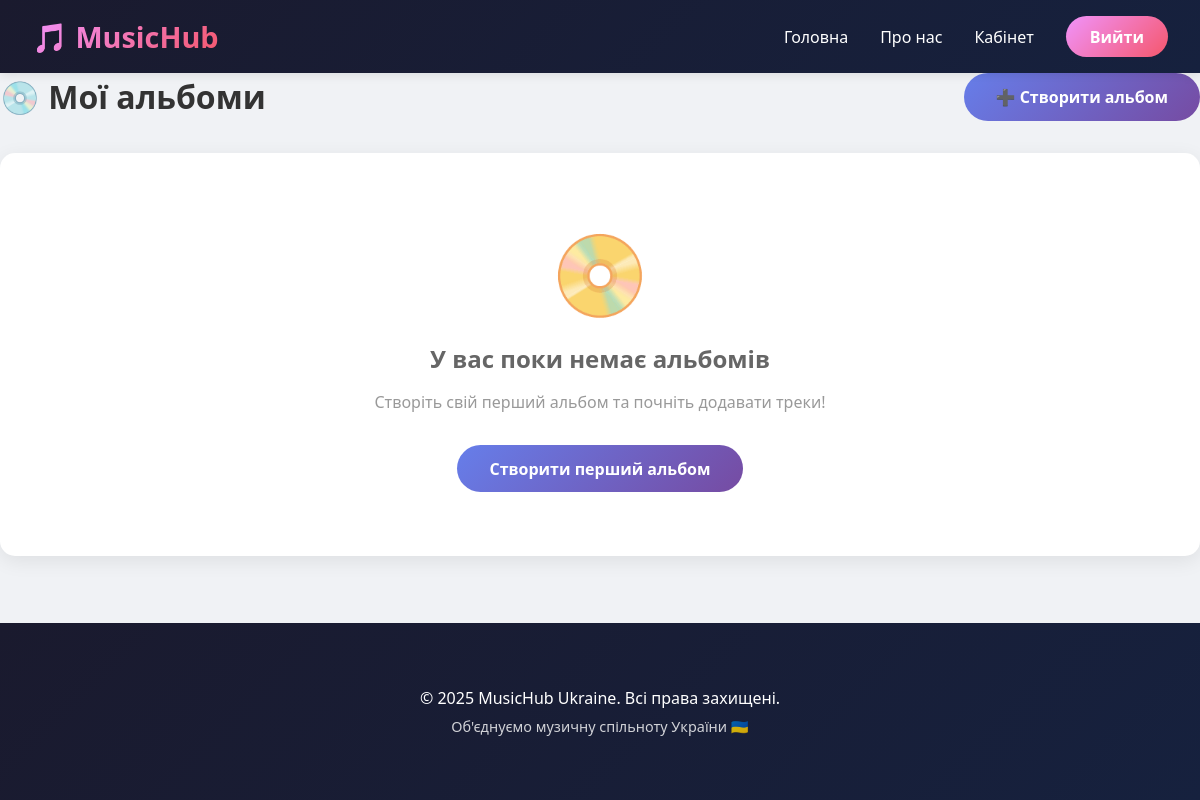
Page /albums/ (signed in) on the earlier database version.
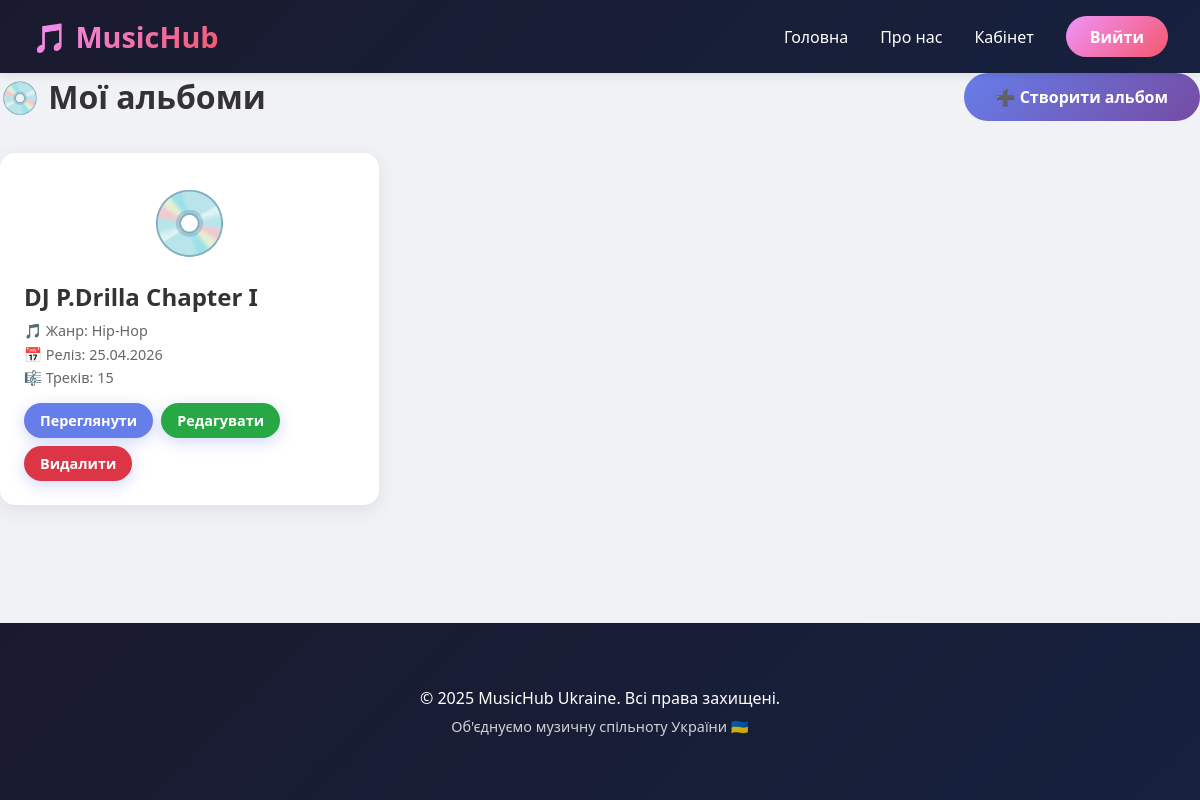
Same page on the later database version.
### music/models.py (models this page shows, shortened)
class Album(models.Model):
    title = models.CharField(max_length=200)
    artist = models.ForeignKey(User, on_delete=models.CASCADE, limit_choices_to={'role': 'artist'})
    release_date = models.DateField()
    genre = models.ForeignKey(Genre, on_delete=models.SET_NULL, null=True)
    description = models.TextField(blank=True)
    created_at = models.DateTimeField(auto_now_add=True)

class Genre(models.Model):
    name = models.CharField(max_length=100, unique=True)
    description = models.TextField(blank=True)
    created_at = models.DateTimeField(auto_now_add=True)

### music/views.py (the view)
# urls.py: path('albums/', views.album_list, name='album_list'),
@login_required
def album_list(request):
    if request.user.role != 'artist':
        messages.error(request, 'У вас немає доступу до цієї сторінки')
        return redirect('music:dashboard')
    albums = Album.objects.filter(artist=request.user).annotate(
        tracks_count=Count('tracks')
    ).order_by('-created_at')
    context = {'albums': albums}
    return render(request, 'music/album_list.html', context)

### music/templates/music/album_list.html (shortened to what this page needs)
{% extends "music/base.html" %}
{% block content %}
<div class="albums-container">
    <div class="page-header">
        <h1>💿 Мої альбоми</h1>
        <a href="{% url 'music:album_create' %}" class="btn-primary">➕ Створити альбом</a>
    </div>
    {% if albums %}
    <div class="albums-grid">
        {% for album in albums %}
        <div class="album-card">
            <div class="album-icon">💿</div>
            <h3 class="album-title">{{ album.title }}</h3>
            <div class="album-info">
                <span>🎵 Жанр: {{ album.genre.name|default:"Не вказано" }}</span>
                <span>📅 Реліз: {{ album.release_date|date:"d.m.Y" }}</span>
                <span>🎼 Треків: {{ album.tracks_count }}</span>
            </div>
            <div class="album-actions">
                <a href="{% url 'music:album_detail' album.pk %}" class="btn btn-view">Переглянути</a>
                <a href="{% url 'music:album_update' album.pk %}" class="btn btn-edit">Редагувати</a>
                <a href="{% url 'music:album_delete' album.pk %}" class="btn btn-delete">Видалити</a>
            </div>
        </div>
        {% endfor %}
    </div>
    {% else %}
    <div class="empty-state">
        <div class="empty-state-icon">📀</div>
        <h2>У вас поки немає альбомів</h2>
        <p>Створіть свій перший альбом та почніть додавати треки!</p>
        <a href="{% url 'music:album_create' %}" class="btn-primary">Створити перший альбом</a>
    </div>
    {% endif %}
</div>
{% endblock %}

Differences in the rows shown:
added Album: title "DJ P.Drilla Chapter I", genre.name "Hip-Hop", release_date "25.04.2026", tracks_count "15"
Other differences:
text no longer shown: "📀 У вас поки немає альбомів Створіть свій перший альбом та почніть додавати треки! Створити перший альбом"
